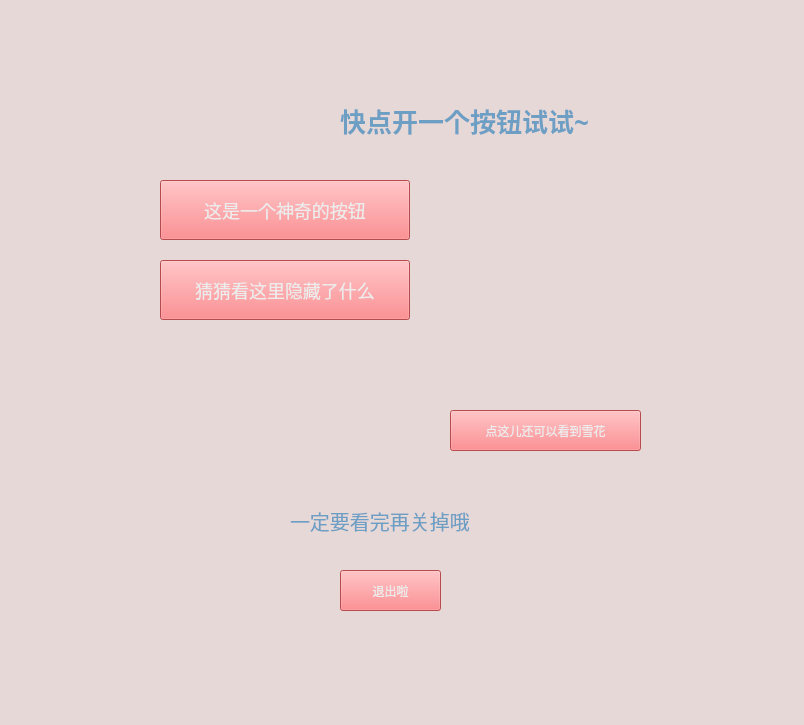
<?xml version="1.0" encoding="UTF-8"?>
<ui version="4.0">
 <class>MainWindow</class>
 <widget class="QMainWindow" name="MainWindow">
  <property name="geometry">
   <rect>
    <x>0</x>
    <y>0</y>
    <width>804</width>
    <height>725</height>
   </rect>
  </property>
  <property name="font">
   <font>
    <family>Adobe Devanagari</family>
   </font>
  </property>
  <property name="windowTitle">
   <string>圣诞快乐^-^ Only for you</string>
  </property>
  <widget class="QWidget" name="centralwidget">
   <property name="styleSheet">
    <string notr="true">QPushButton { 
	font-family: 华康少女文字W5 ;
	color:rgb(236, 236, 236);
	
}

*{
	background-color: #e7d8d8;
}

QPushButton{
	background-color:rgb(255, 103, 106);
}

QPushButton：hover{
	border:1px solid #1d649c;
	background-color:rgb(255, 66, 69)
}

</string>
   </property>
   <widget class="QLabel" name="label_2">
    <property name="geometry">
     <rect>
      <x>290</x>
      <y>500</y>
      <width>191</width>
      <height>41</height>
     </rect>
    </property>
    <property name="sizePolicy">
     <sizepolicy hsizetype="Fixed" vsizetype="Fixed">
      <horstretch>0</horstretch>
      <verstretch>0</verstretch>
     </sizepolicy>
    </property>
    <property name="styleSheet">
     <string notr="true">*{ 
    color: #6d9ec4 ;
	font-size:20px;
	font-family:华康少女文字W5
}</string>
    </property>
    <property name="text">
     <string>一定要看完再关掉哦</string>
    </property>
   </widget>
   <widget class="QPushButton" name="exitButton">
    <property name="geometry">
     <rect>
      <x>340</x>
      <y>570</y>
      <width>101</width>
      <height>41</height>
     </rect>
    </property>
    <property name="sizePolicy">
     <sizepolicy hsizetype="Fixed" vsizetype="Fixed">
      <horstretch>0</horstretch>
      <verstretch>0</verstretch>
     </sizepolicy>
    </property>
    <property name="text">
     <string>退出啦</string>
    </property>
   </widget>
   <widget class="QLabel" name="label">
    <property name="geometry">
     <rect>
      <x>340</x>
      <y>80</y>
      <width>261</width>
      <height>81</height>
     </rect>
    </property>
    <property name="sizePolicy">
     <sizepolicy hsizetype="Fixed" vsizetype="Fixed">
      <horstretch>0</horstretch>
      <verstretch>0</verstretch>
     </sizepolicy>
    </property>
    <property name="styleSheet">
     <string notr="true">*{ 
    color: #6d9ec4 ;
	font-size:26px;
	font-family:华康少女文字W5;
	font: bold;
	font-weight: 28px

}
</string>
    </property>
    <property name="text">
     <string>快点开一个按钮试试~</string>
    </property>
   </widget>
   <widget class="QPushButton" name="button3">
    <property name="geometry">
     <rect>
      <x>450</x>
      <y>410</y>
      <width>191</width>
      <height>41</height>
     </rect>
    </property>
    <property name="text">
     <string>点这儿还可以看到雪花</string>
    </property>
   </widget>
   <widget class="QLabel" name="label_3">
    <property name="geometry">
     <rect>
      <x>490</x>
      <y>470</y>
      <width>111</width>
      <height>161</height>
     </rect>
    </property>
    <property name="text">
     <string/>
    </property>
    <property name="pixmap">
     <pixmap resource="qrc/aaa.qrc">:/snowman.png</pixmap>
    </property>
    <property name="scaledContents">
     <bool>true</bool>
    </property>
    <property name="wordWrap">
     <bool>false</bool>
    </property>
   </widget>
   <widget class="QLabel" name="label_4">
    <property name="geometry">
     <rect>
      <x>-50</x>
      <y>-90</y>
      <width>891</width>
      <height>911</height>
     </rect>
    </property>
    <property name="styleSheet">
     <string notr="true"/>
    </property>
    <property name="text">
     <string/>
    </property>
    <property name="pixmap">
     <pixmap resource="qrc/aaa.qrc">:/frame.png</pixmap>
    </property>
    <property name="scaledContents">
     <bool>true</bool>
    </property>
   </widget>
   <widget class="QPushButton" name="button1">
    <property name="geometry">
     <rect>
      <x>160</x>
      <y>180</y>
      <width>250</width>
      <height>60</height>
     </rect>
    </property>
    <property name="sizePolicy">
     <sizepolicy hsizetype="Minimum" vsizetype="Fixed">
      <horstretch>0</horstretch>
      <verstretch>0</verstretch>
     </sizepolicy>
    </property>
    <property name="minimumSize">
     <size>
      <width>250</width>
      <height>60</height>
     </size>
    </property>
    <property name="maximumSize">
     <size>
      <width>250</width>
      <height>60</height>
     </size>
    </property>
    <property name="baseSize">
     <size>
      <width>0</width>
      <height>0</height>
     </size>
    </property>
    <property name="styleSheet">
     <string notr="true">*{
	font-size:18px;
	font-weight:100px
}</string>
    </property>
    <property name="text">
     <string>这是一个神奇的按钮</string>
    </property>
   </widget>
   <widget class="QPushButton" name="button2">
    <property name="geometry">
     <rect>
      <x>160</x>
      <y>260</y>
      <width>250</width>
      <height>60</height>
     </rect>
    </property>
    <property name="minimumSize">
     <size>
      <width>250</width>
      <height>60</height>
     </size>
    </property>
    <property name="maximumSize">
     <size>
      <width>250</width>
      <height>60</height>
     </size>
    </property>
    <property name="styleSheet">
     <string notr="true">*{
	font-size:18px;
}</string>
    </property>
    <property name="text">
     <string>猜猜看这里隐藏了什么</string>
    </property>
   </widget>
   <widget class="QLabel" name="label_5">
    <property name="geometry">
     <rect>
      <x>470</x>
      <y>170</y>
      <width>201</width>
      <height>181</height>
     </rect>
    </property>
    <property name="text">
     <string/>
    </property>
    <property name="pixmap">
     <pixmap resource="qrc/aaa.qrc">:/snowman2.png</pixmap>
    </property>
    <property name="scaledContents">
     <bool>true</bool>
    </property>
   </widget>
   <widget class="QLabel" name="label_6">
    <property name="geometry">
     <rect>
      <x>110</x>
      <y>320</y>
      <width>291</width>
      <height>181</height>
     </rect>
    </property>
    <property name="text">
     <string/>
    </property>
    <property name="pixmap">
     <pixmap resource="qrc/aaa.qrc">:/snow2.png</pixmap>
    </property>
    <property name="scaledContents">
     <bool>true</bool>
    </property>
   </widget>
   <widget class="QLabel" name="label_7">
    <property name="geometry">
     <rect>
      <x>110</x>
      <y>90</y>
      <width>131</width>
      <height>121</height>
     </rect>
    </property>
    <property name="text">
     <string/>
    </property>
    <property name="pixmap">
     <pixmap resource="qrc/aaa.qrc">:/cap.png</pixmap>
    </property>
    <property name="scaledContents">
     <bool>true</bool>
    </property>
   </widget>
   <zorder>label_4</zorder>
   <zorder>label_2</zorder>
   <zorder>exitButton</zorder>
   <zorder>label</zorder>
   <zorder>button3</zorder>
   <zorder>label_3</zorder>
   <zorder>button2</zorder>
   <zorder>label_5</zorder>
   <zorder>label_6</zorder>
   <zorder>label_7</zorder>
   <zorder>button1</zorder>
  </widget>
 </widget>
 <resources>
  <include location="qrc/aaa.qrc"/>
 </resources>
 <connections/>
</ui>
